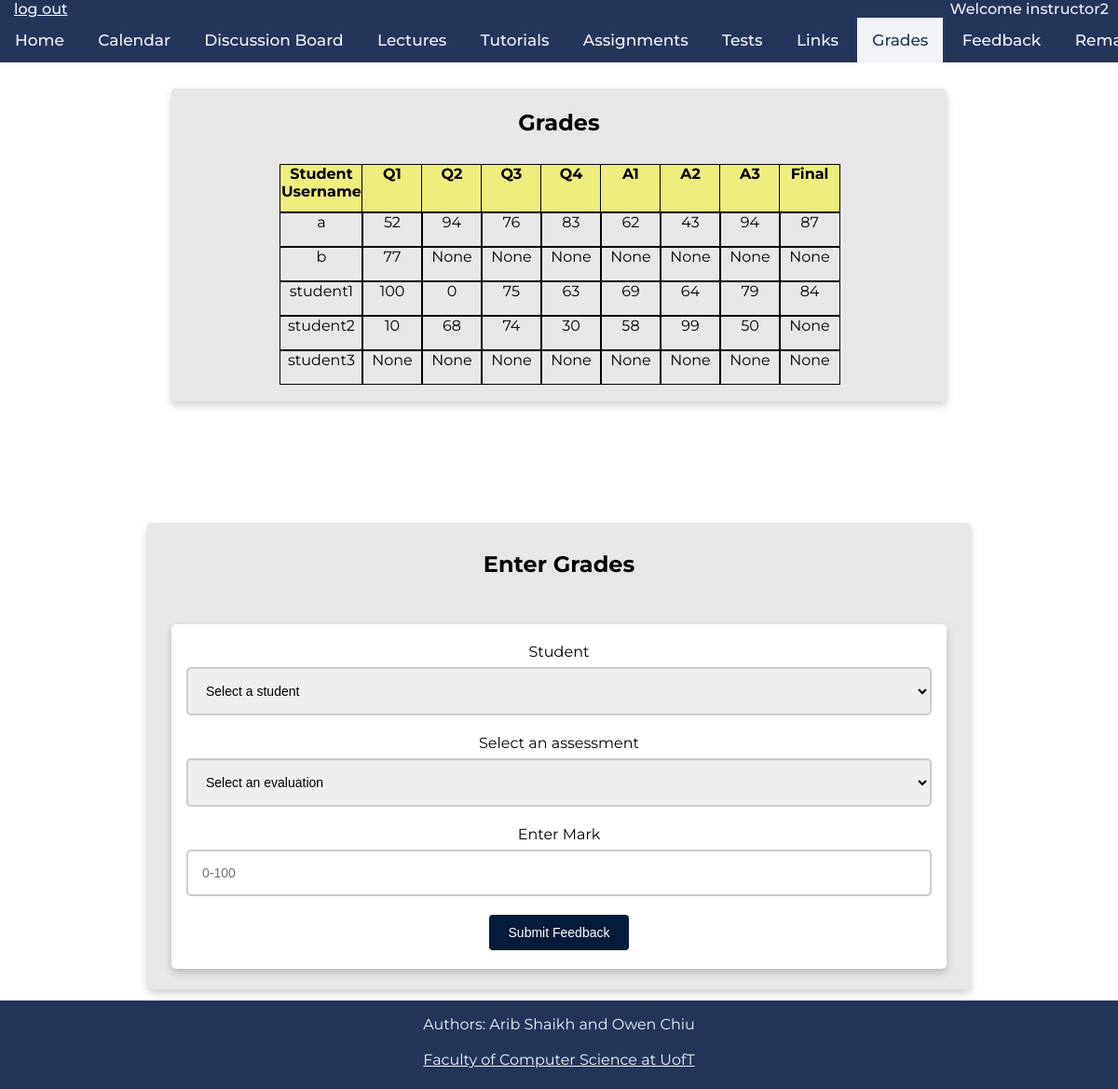
The app's page /grades (signed in) with its own data.
### tables this page shows
CREATE TABLE students(
	username VARCHAR(256) NOT NULL PRIMARY KEY,
	password VARCHAR(256) NOT NULL,
	sessionn VARCHAR(256)
	);

### app.py (the view)
@app.route('/grades')
def retrieveGrades():
	if 'username' in session:
		user_id = session["username"]
		student_session = session.get('student')
		instructor_session = session.get('instructor')
		db = get_db()
		db.row_factory = make_dicts
		if student_session:
			student_grades = query_db(
				"SELECT mark_id, mark FROM marks WHERE username = ?",[session['username']] , one=False)
			db.close()
			return render_template("grades.html", student_grades = student_grades, user_id = user_id)
		if instructor_session:
			students = query_db("SELECT username FROM students", one=False)
			sql ="""select s.username,	sum(case when m.mark_id = 'Q1' then m.mark end) Q1
				,	sum(case when m.mark_id = 'Q2' then m.mark end) Q2
				,	sum(case when m.mark_id = 'Q3' then m.mark end) Q3
				,	sum(case when m.mark_id = 'Q4' then m.mark end) Q4
				,	sum(case when m.mark_id = 'A1' then m.mark end) A1
				,	sum(case when m.mark_id = 'A2' then m.mark end) A2
				,	sum(case when m.mark_id = 'A3' then m.mark end) A3
				,	sum(case when m.mark_id = 'Final' then m.mark end) Final
				from students s
				left outer join marks m on m.username=s.username
				group by s.username"""
			instructor_grades = query_db(sql, one=False)
			db.close()
			return render_template("grades.html", instructor_grades = instructor_grades, students = students, user_id = user_id)
	return redirect(url_for('login'))

### app.py (called while the page is built)
def get_db():
    db = getattr(g, '_database', None)
    if db is None:
        db = g._database = sqlite3.connect(DATABASE)
    return db

def make_dicts(cursor, row):
    return dict((cursor.description[idx][0], value)
                for idx, value in enumerate(row))

def query_db(query, args=(), one=False):
    cur = get_db().execute(query, args)
    rv = cur.fetchall()
    cur.close()
    return (rv[0] if rv else None) if one else rv

@app.teardown_appcontext
def close_connection(exception):
    db = getattr(g, '_database', None)
    if db is not None:
        db.close()

### templates/grades.html (shortened to what this page needs)
<!DOCTYPE html>
<html>
    <head>
        <link rel="stylesheet" href="../static/css/main.css" />
        <link rel="stylesheet" href="../static/css/grades.css" />
        <link rel="stylesheet" href="../static/css/navbar_footer.css" />
    </head>
    <body>
        <div class="navbar">
            <a class="logout" href="./logout">log out</a>
            <p class="welcomeName">Welcome {{user_id}}</p>
            <br>
            <div class="links">
                <a href="./">Home</a>
                <a href="./calendar">Calendar</a>
                <a href="https://piazza.com/class/kk052lckppx73x" target="_blank">Discussion Board</a>
                <a href="./lectures">Lectures</a>
                <a href="./tutorials">Tutorials</a>
                <a href="./assignments">Assignments</a>
                <a href="./tests">Tests</a>
                <a href="./links">Links</a>
                <a href="./grades" class="active-page" >Grades</a>
                <a href="./feedback">Feedback</a>
                <a href="./remark">Remark Request</a>
            </div>
        </div>
        {% if session['instructor'] %}
        <div class='Box'>
            <h2>Grades</h2>
            <div class="table">
                <div class="column">
                    <div class="headerrow">Student Username</div>
                    {% for grades in instructor_grades %}
                        <div class="row">{{grades['username']}}</div>
                    {% endfor %}
                </div>
                <div class="column">
                    <div class="headerrow">Q1</div>
                    {% for grades in instructor_grades %}
                        <div class="row">{{grades['Q1']}}</div>
                    {% endfor %}
                </div>
                <div class="column">
                    <div class="headerrow">Q2</div>
                    {% for grades in instructor_grades %}
                        <div class="row">{{grades['Q2']}}</div>
                    {% endfor %}
                </div>
                <div class="column">
                    <div class="headerrow">Q3</div>
                    {% for grades in instructor_grades %}
                        <div class="row">{{grades['Q3']}}</div>
                    {% endfor %}
                </div>
                <div class="column">
                    <div class="headerrow">Q4</div>
                    {% for grades in instructor_grades %}
                        <div class="row">{{grades['Q4']}}</div>
                    {% endfor %}
                </div>
                <div class="column">
                    <div class="headerrow">A1</div>
                    {% for grades in instructor_grades %}
                        <div class="row">{{grades['A1']}}</div>
                    {% endfor %}
                </div>
                <div class="column">
                    <div class="headerrow">A2</div>
                    {% for grades in instructor_grades %}
                        <div class="row">{{grades['A2']}}</div>
                    {% endfor %}
                </div>
                <div class="column">
                    <div class="headerrow">A3</div>
                    {% for grades in instructor_grades %}
                        <div class="row">{{grades['A3']}}</div>
                    {% endfor %}
                </div>
                <div class="column">
                    <div class="headerrow">Final</div>
                    {% for grades in instructor_grades %}
                        <div class="row">{{grades['Final']}}</div>
                    {% endfor %}
                </div>
            </div>
        </div>
        <div class="feedbackBox">
                <h2>Enter Grades</h2>
                <div class='feedbackFormBox'>
            <form action="{{ url_for('enterGrades') }}" method="POST">
                <label>Student</label>
                    <select class="inputStyle" id="instructrNameDropdown" name="studentname">
                        <option disabled selected>Select a student</option>
                    </select>
                <label>Select an assessment</label>
                    <select class="inputStyle" id="aDropDown" type="text" name="aName">
                        <option disabled selected>Select an evaluation</option>
                    </select>
                <label>Enter Mark</label>
                <input class='inputStyle' type="text" name="markvalue" placeholder="0-100">
                <input class='inputButton' type="submit" value="Submit Feedback">
            </form>
            </div>
        </div>
        {% endif %}
        <footer>
                <p>Authors: Arib Shaikh and Owen Chiu<br>
                <br>
                <a href="https://web.cs.toronto.edu/" target="_blank">Faculty of Computer Science at UofT</a></p>
            </footer>
    </body>

### static/css/main.css (style rules this page uses)
html { font-family: 'Montserrat', sans-serif; }
body { height:100vh; margin: 0px; display:flex; flex-direction:column; text-align: center; }
.Box { background-color: rgb(231, 231, 231); display: flex; flex-direction: column; flex-grow: 1; margin:0px auto; margin-bottom: 12px; box-shadow: 0 4px 8px 0 rgba(0, 0, 0, 0.2); transition: 0.3s; border-radius: 5px; padding: 2px 16px; text-align: center; justify-content: center; align-items: center; width: 800px; }
.inputStyle, .feedbackTextArea { font-size: 14px; width: 100%; border: 2px solid #ccc; border-radius: 5px; box-sizing: border-box; margin-top: 7px; margin-bottom: 20px; padding: 15px; resize: vertical; }
.inputButton { background-color: #051b3a; color: white; padding: 11px 21px; font-size: 14px; border: none; border-radius: 4px; cursor: pointer; }

### static/css/grades.css (style rules this page uses)
.Box { flex-grow: 0; margin-top: 95px; margin-bottom: 50px; }
.table { display: flex; margin: auto; margin-top: 10px; width: 75%; }
.column { margin-bottom: 1em; width: 100%; }
.row { border: 1px black solid; height: 35px; margin: auto; width: 100%; text-align: center; padding: 0 0; }
.headerrow { border: 1px black solid; height: 50px; margin: auto; width: 100%; text-align: center; padding: 0 0; font-weight: bold; background-color: rgb(238, 238, 127); }
.feedbackBox { background-color: rgb(231, 231, 231); display: flex; flex-direction: column; flex-grow: 1; margin:0px auto; margin-top:80px; margin-bottom: 12px; box-shadow: 0 4px 8px 0 rgba(0, 0, 0, 0.2); transition: 0.3s; border-radius: 5px; padding: 10px 26px; text-align: center; justify-content: center; align-items: center; }
.feedbackFormBox { background-color: white; display: flex; flex-direction: column; flex-grow: 1; margin:0px auto; margin-top:30px; margin-bottom: 12px; box-shadow: 0 4px 8px 0 rgba(0, 0, 0, 0.2); transition: 0.3s; border-radius: 5px; padding: 20px 16px; max-width: 800px; text-align: center; justify-content: center; }

### static/css/navbar_footer.css (style rules this page uses)
.navbar { background-color: #25355A; overflow: auto; white-space: nowrap; position: fixed; top: 0; font-weight: 500; width: 100%; margin-left: 0px; text-align: left; }
.logout { padding-left: 5px; padding-bottom: 5px; margin-left: 10px; color:#F2F4F7; position: absolute; top:0; left:0; }
.welcomeName { padding-left: 5px; padding-bottom: 5px; padding-right: 10px; margin-top:0; margin-right:0; color:#F2F4F7; position: absolute; top:0; right:0; }
.links { text-align: center; }
.links a { display: inline-block; color: #F2F4F7; text-align: center; padding: 14px 16px; text-decoration: none; font-size: 17px; }
.links a.active-page { background-color: #F2F4F7; color: #25355A; }
footer { min-height:95px; margin-top: auto; text-align: center; background-color: #25355A; color: #F2F4F7; }
footer a { color: #F2F4F7; margin-bottom: 10px; }
footer p { margin-right: 0px; margin-left: 0px; }

### records on screen
students: username "a", Q1 "52", Q2 "94", Q3 "76", Q4 "83", A1 "62", A2 "43", A3 "94", Final "87"
students: username "b", Q1 "77", Q2 "None", Q3 "None", Q4 "None", A1 "None", A2 "None", A3 "None", Final "None"
students: username "student1", Q1 "100", Q2 "0", Q3 "75", Q4 "63", A1 "69", A2 "64", A3 "79", Final "84"
students: username "student2", Q1 "10", Q2 "68", Q3 "74", Q4 "30", A1 "58", A2 "99", A3 "50", Final "None"
students: username "student3", Q1 "None", Q2 "None", Q3 "None", Q4 "None", A1 "None", A2 "None", A3 "None", Final "None"

### other values on screen
{{ user_id }} "instructor2"
